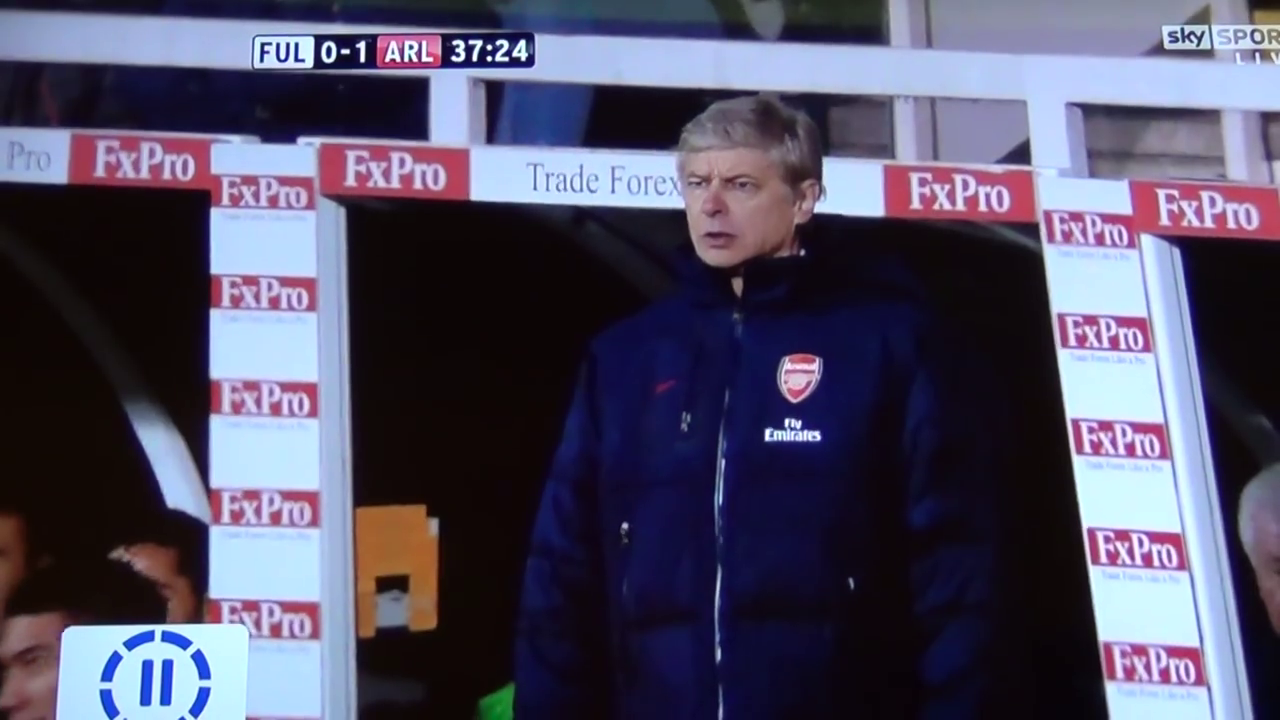
#> input picture frame 26 of assets/arsene.mp4, 1280 x 720 px
$ python face_detection.py
#> lines starting #> are read from the running program, lines starting #| are printed output that depends on the picture; after the words box and inside, x2 and y2 are one past the last pixel; in counts of white or black regions, pixels touching at a corner belong together
from __future__ import print_function
import cv2
import argparse

scale_factor = 1.2
min_neighbors = 7
min_size = (50, 50)

video_capture = cv2.VideoCapture('./assets/arsene.mp4')

if not video_capture.isOpened():
    print("Error opening video file")
    exit(1)

width  = int(video_capture.get(cv2.CAP_PROP_FRAME_WIDTH))
height = int(video_capture.get(cv2.CAP_PROP_FRAME_HEIGHT))

output_video = cv2.VideoWriter( './video_alterado.avi',cv2.VideoWriter_fourcc(*'DIVX'), 24, (width, height))

def detectAndDisplay(frame):
    frame_gray = cv2.cvtColor(frame, cv2.COLOR_BGR2GRAY)
    frame_gray = cv2.equalizeHist(frame_gray)

    faces = face_cascade.detectMultiScale(frame_gray, scaleFactor=scale_factor, minNeighbors=min_neighbors, minSize=min_size)
    for (x,y,w,h) in faces:
        center = (x + w//2, y + h//2)
        frame = cv2.ellipse(frame, center, (w//2, h//2), 0, 0, 360, (255, 0, 255), 4)

        faceROI = frame_gray[y:y+h,x:x+w]

        eyes = eyes_cascade.detectMultiScale(faceROI)
        for (x2,y2,w2,h2) in eyes:
            eye_center = (x + x2 + w2//2, y + y2 + h2//2)
            radius = int(round((w2 + h2)*0.25))
            frame = cv2.circle(frame, eye_center, radius, (255, 0, 0 ), 4)

    cv2.imshow('Capture - Face detection', frame)

parser = argparse.ArgumentParser(description='Code for Cascade Classifier tutorial.')
parser.add_argument('--face_cascade', help='Path to face cascade.', default='./training/lbpcascade_frontalface.xml')
parser.add_argument('--eyes_cascade', help='Path to eyes cascade.', default='./training/haarcascade_eye_tree_eyeglasses.xml')
args = parser.parse_args()

face_cascade_name = args.face_cascade
eyes_cascade_name = args.eyes_cascade

face_cascade = cv2.CascadeClassifier()
eyes_cascade = cv2.CascadeClassifier()

if not face_cascade.load(cv2.samples.findFile(face_cascade_name)):
    print('--(!)Error loading face cascade')
    exit(0)
if not eyes_cascade.load(cv2.samples.findFile(eyes_cascade_name)):
    print('--(!)Error loading eyes cascade')
    exit(0)

while True:
    ret, frame = video_capture.read()
#> frame is the input picture: shape (720, 1280, 3); mean B, G, R 99.3, 77.1, 80.4

    if not ret:
        break

    detectAndDisplay(frame)
#> in detectAndDisplay, `frame_gray = cv2.cvtColor(frame, cv2.COLOR_BGR2GRAY)`:
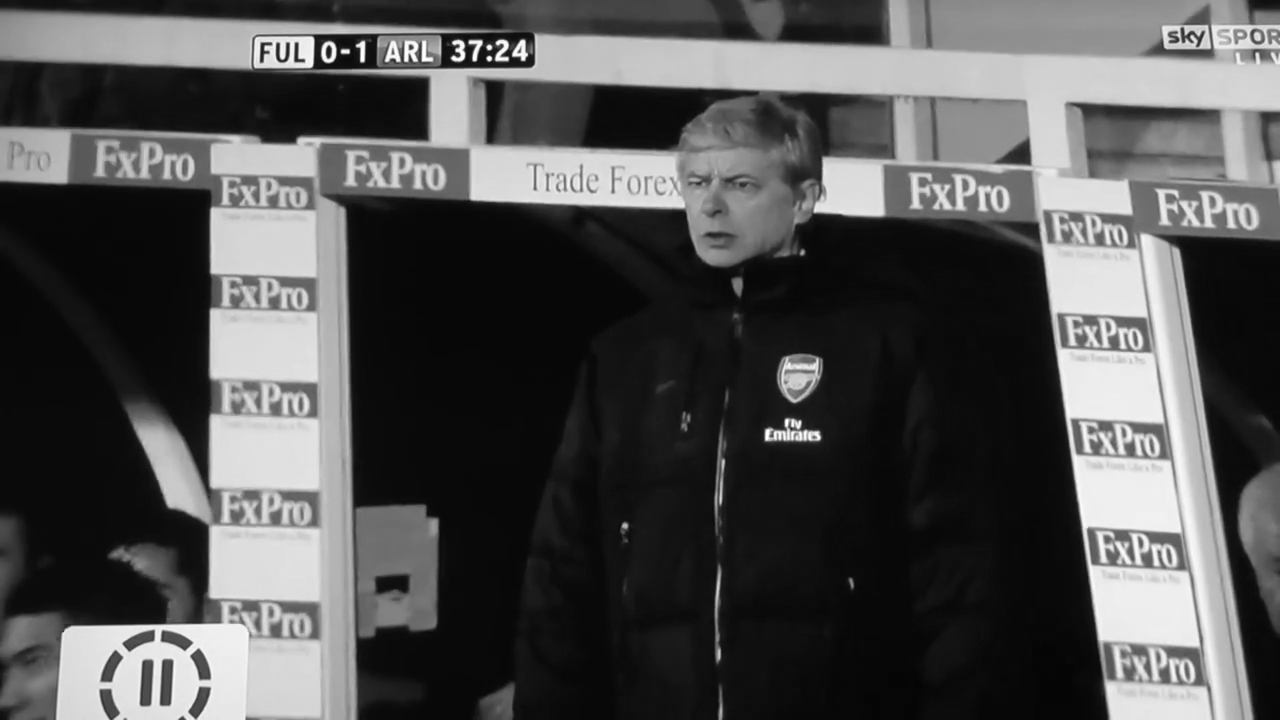
#> frame_gray: shape (720, 1280); min 4, max 255, mean 80.6
#> in detectAndDisplay, `frame_gray = cv2.equalizeHist(frame_gray)`:
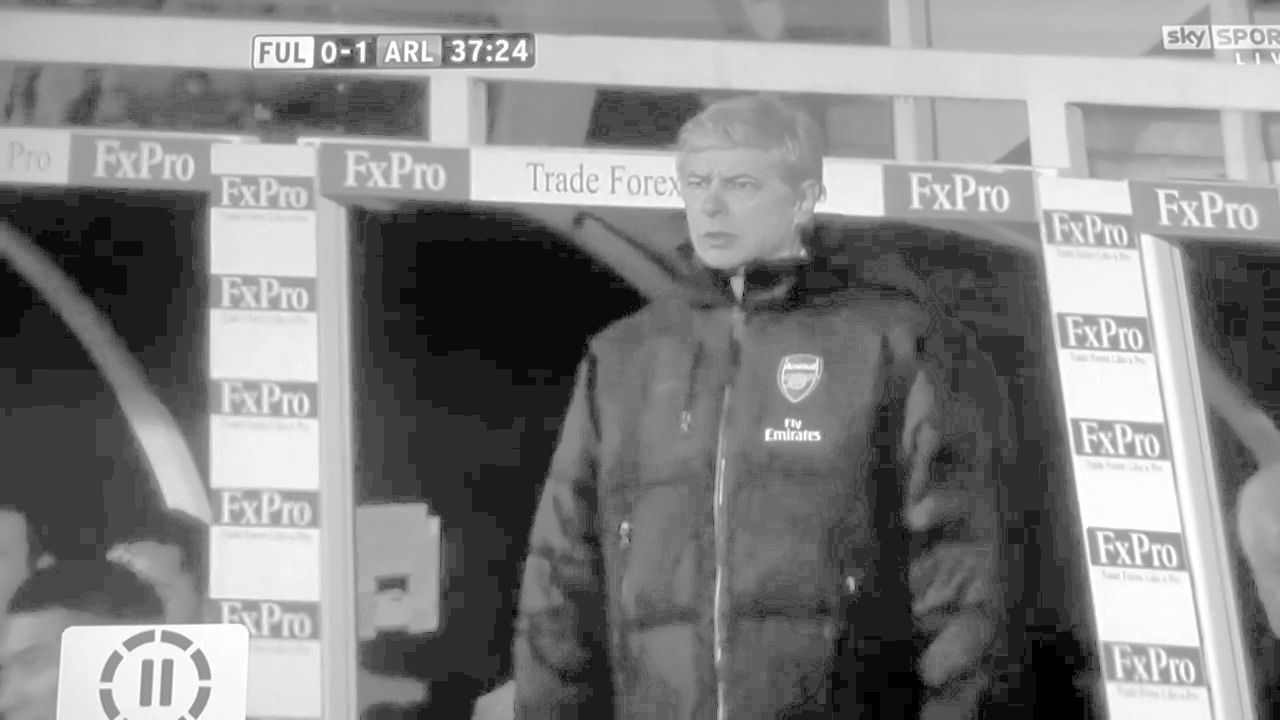
#> frame_gray: shape (720, 1280); min 0, max 255, mean 130.3
#> in detectAndDisplay, `faces = face_cascade.detectMultiScale(frame_gray, scaleFactor=scale_fa..`: faces = [[664, 142, 107, 107]]
#> the loop in detectAndDisplay, `for (x,y,w,h) in faces:` made 1 pass
#> (x, y, w, h, center, eyes) on pass 1: (664, 142, 107, 107, (717, 195), [[22, 30, 23, 23], [67, 31, 24, 24]])
#> pass 1, in detectAndDisplay, `faceROI = frame_gray[y:y+h,x:x+w]`:
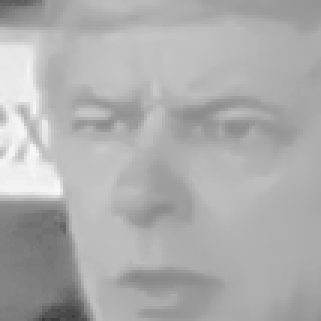
#> faceROI: shape (107, 107) (shown 3 times larger); min 61, max 251, mean 173.8
#> after the loop in detectAndDisplay, `for (x,y,w,h) in faces:`:
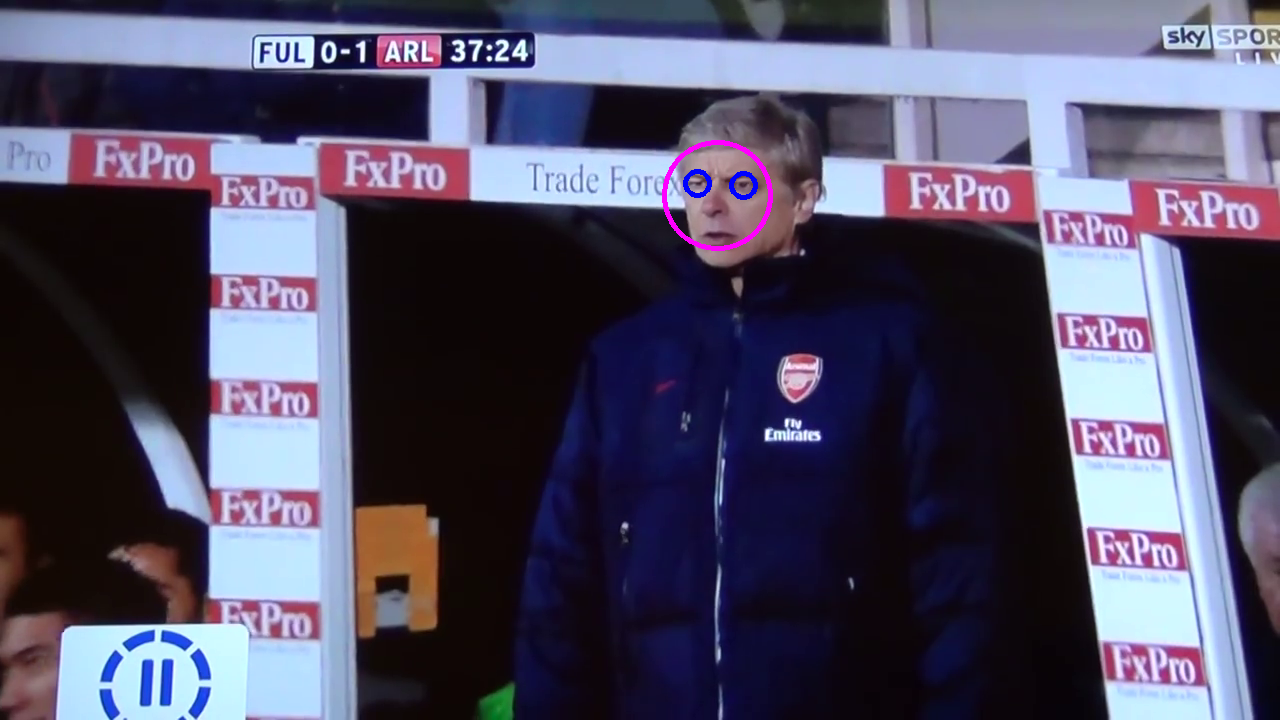
#> frame: shape (720, 1280, 3); mean B, G, R 99.7, 76.8, 80.5

    video_final = detectAndDisplay(frame)
#> in detectAndDisplay (call 2), `faces = face_cascade.detectMultiScale(frame_gray, scaleFactor=scale_fa..`: faces = [[656, 137, 126, 126]]
#> the loop in detectAndDisplay (call 2), `for (x,y,w,h) in faces:` made 1 pass
#> (x, y, w, h, center) on pass 1: (656, 137, 126, 126, (719, 200))
#> pass 1, in detectAndDisplay (call 2), `frame = cv2.ellipse(frame, center, (w//2, h//2), 0, 0, 360, (255, 0, 2..`:
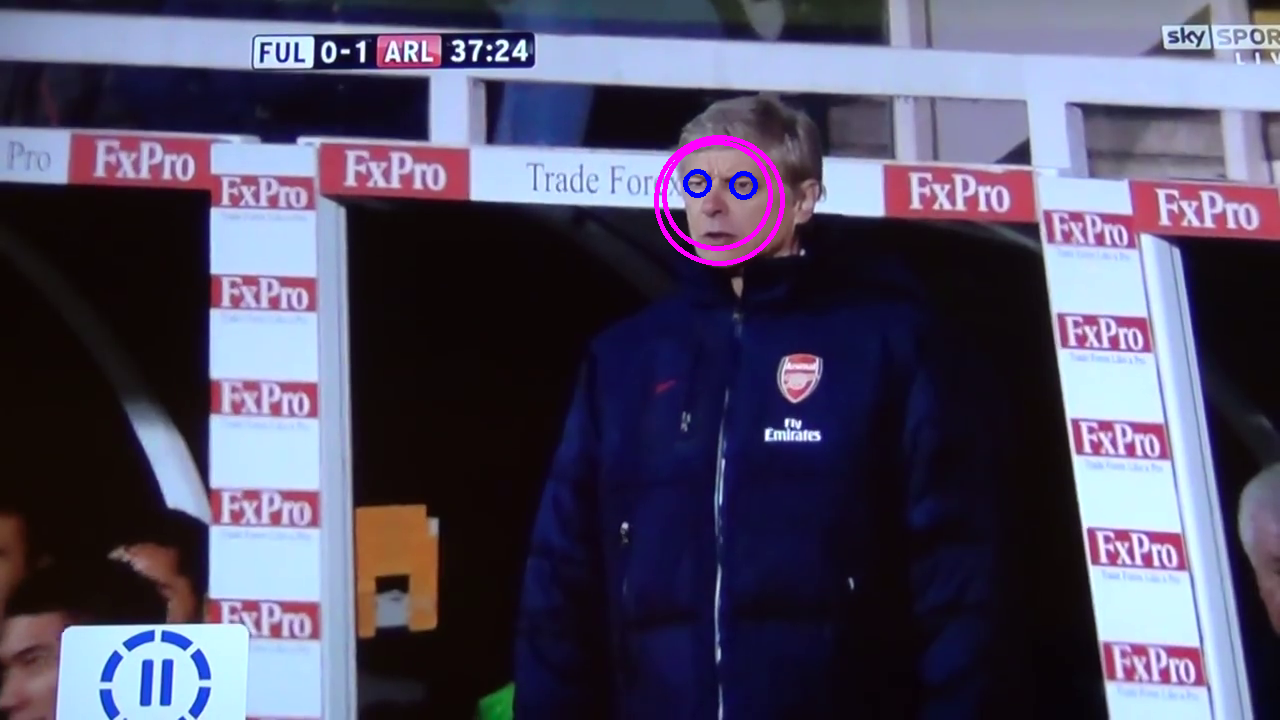
#> frame: shape (720, 1280, 3); 0.21% of pixels changed, all inside (x1, y1, x2, y2) = (654, 135, 785, 266)
#> pass 1, in detectAndDisplay (call 2), `faceROI = frame_gray[y:y+h,x:x+w]`:
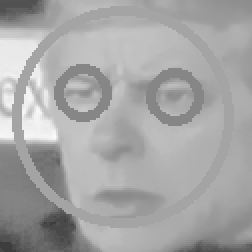
#> faceROI: shape (126, 126) (shown 2 times larger); min 61, max 251, mean 165.4

    output_video.write(video_final)

    if cv2.waitKey(30) & 0xFF == ord('q'):
#> (key q is pressed here)
        break

output_video.release()
cv2.destroyAllWindows()

$ run again, starting later in the video
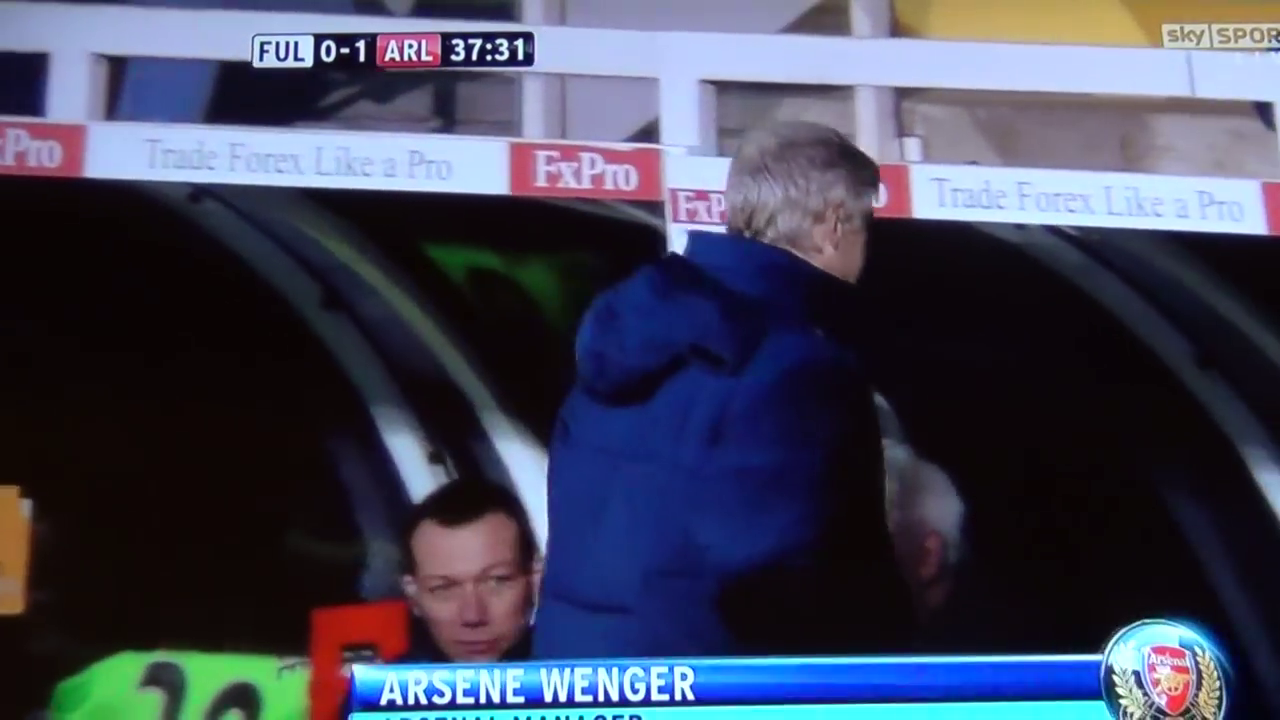
#> input picture frame 208 of assets/arsene.mp4, 1280 x 720 px
#> frame is the input picture: shape (720, 1280, 3); mean B, G, R 88.1, 68.3, 65.2
#> in detectAndDisplay, `frame_gray = cv2.equalizeHist(frame_gray)`:
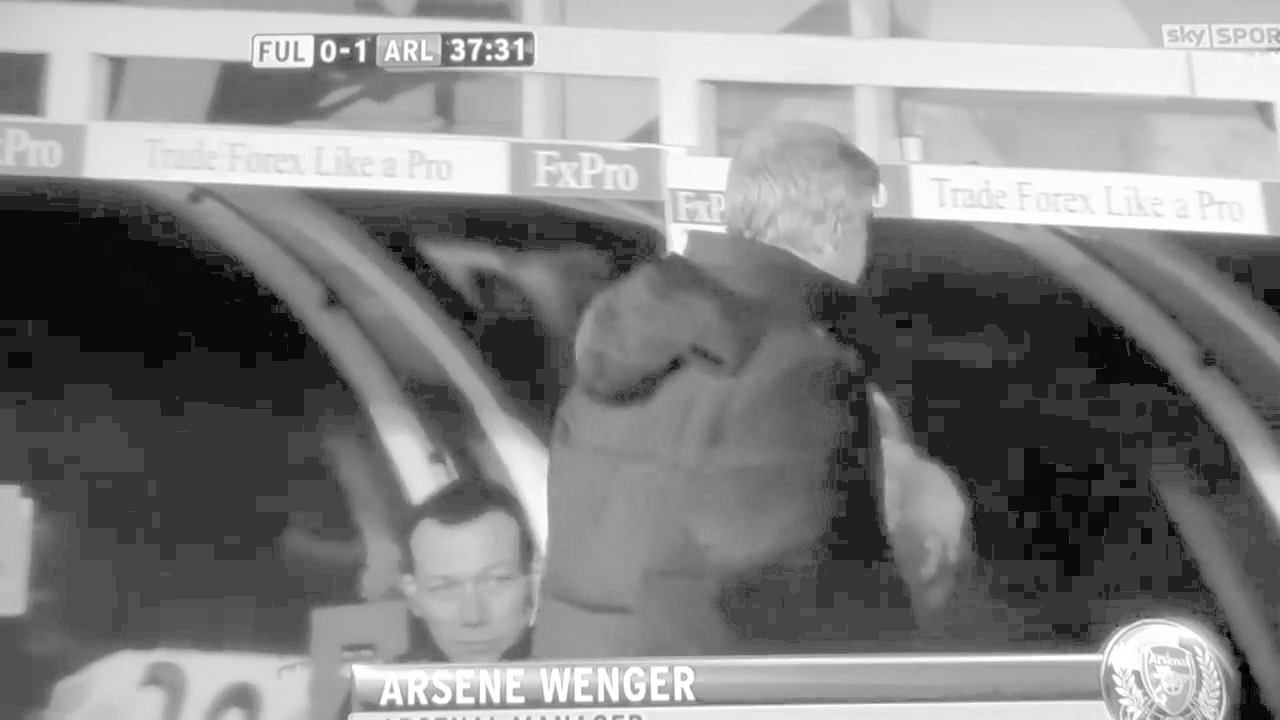
#> frame_gray: shape (720, 1280); min 0, max 255, mean 130.6
#> faces = [[410, 539, 118, 118]]
#> the loop in detectAndDisplay, `for (x,y,w,h) in faces:` made 1 pass
#> (x, y, w, h, center) on pass 1: (410, 539, 118, 118, (469, 598))
#> faces = [[414, 542, 110, 110]]
#> the loop in detectAndDisplay (call 2), `for (x,y,w,h) in faces:` made 1 pass
#> (x, y, w, h, center) on pass 1: (414, 542, 110, 110, (469, 597))
#> pass 1, in detectAndDisplay (call 2), `faceROI = frame_gray[y:y+h,x:x+w]`:
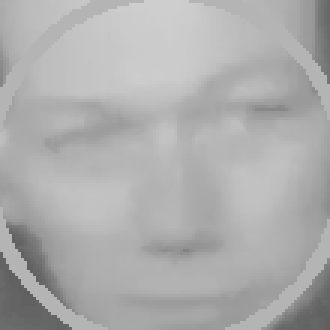
#> faceROI: shape (110, 110) (shown 3 times larger); min 94, max 206, mean 173.3
